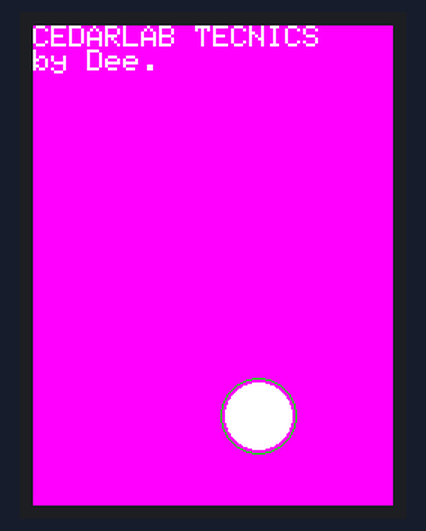
Simulated run of this sketch. Board: Arduino Uno, built with avr-gcc and run on an emulated ATmega328P. On the bench: 240×320 colour display.

Above: at 0.29 s.
At 1.05 s:
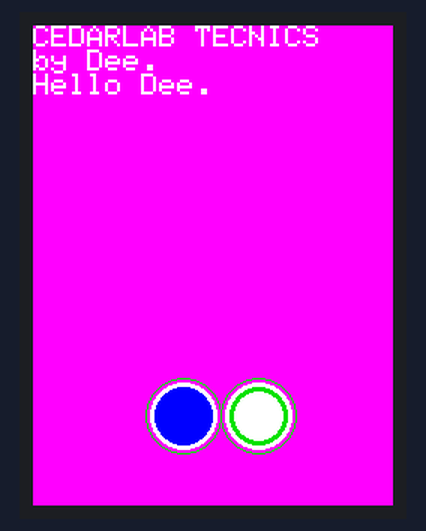
At 2.59 s:
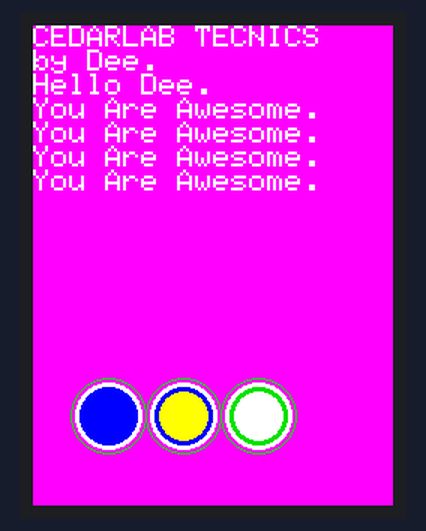
At 11.89 s:
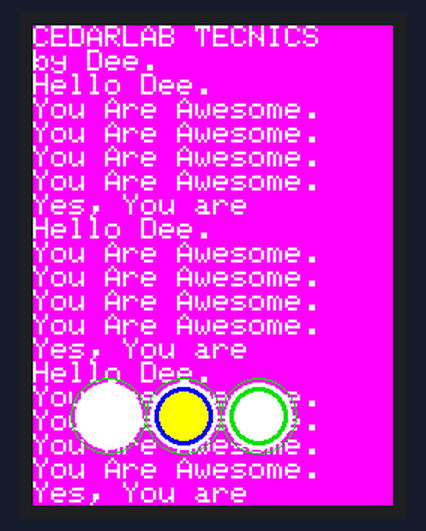
At 21.17 s:
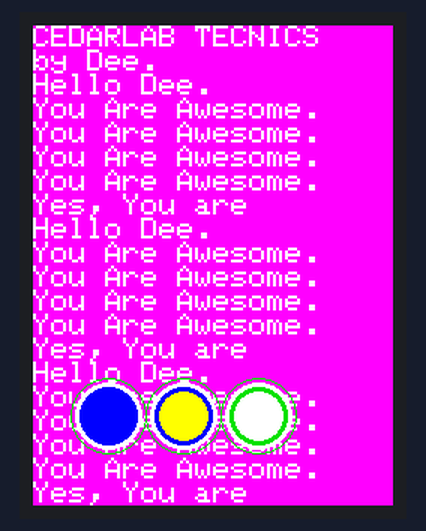
At 39.74 s:
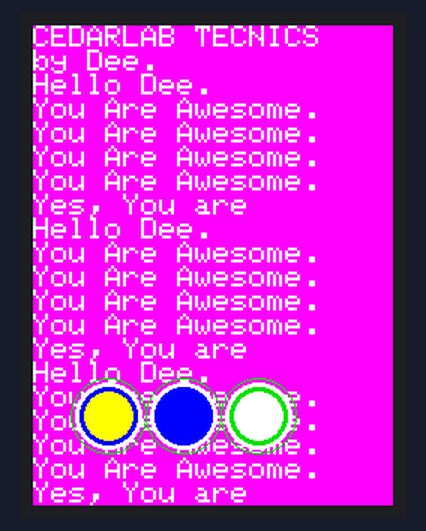

The sketch:

hello.ino
```cpp
#include <TouchScreen.h> //Allow touch recog
#include "Adafruit_TFTLCD.h"
#include "Adafruit_GFX.h" // Hardware-specific library
#include <MCUFRIEND_kbv.h>


//pins to control the screen
#define YP A1
#define YM 6
#define XM A2
#define XP 7

#define  WHITE   0x0000
#define YELLOW    0x001F
#define RED     0xF00
#define MAGENTA  0x07E0
#define CYAN    0x07FF
#define GREEN 0xF81F
#define BLUE  0xFFE0
#define BLACK   0xFFFF

// work in line numbers.  Font height in ht
int16_t ht = 16, top = 3, line, lines = 15, scroll;

//instance of the library
MCUFRIEND_kbv tft;

int i;
  void circle(){
  tft.drawCircle(150,260,25,RED);
tft.fillCircle(150,260,22,BLACK);
delay(100);
tft.fillCircle(150,260,19,RED);
delay(100);
tft.fillCircle(150,260,16,BLACK);
  }

    void circle1(){
  tft.drawCircle(100,260,25,RED);
tft.fillCircle(100,260,22,BLACK);
delay(100);
tft.fillCircle(100,260,19,YELLOW);
delay(100);
tft.fillCircle(100,260,16,BLUE);
  }

      void circle2(){
  tft.drawCircle(50,260,25,RED);
tft.fillCircle(50,260,22,BLACK);
delay(100);
tft.fillCircle(50,260,19,YELLOW);
delay(100);
tft.fillCircle(50,260,16,BLUE);
  }

void setup() {
  // put your setup code here, to run once:
 tft.reset();
tft.begin();
uint16_t id = tft.readID();
tft.fillScreen(GREEN);
tft.setTextSize(2);
tft.setRotation(90);
tft.println("CEDARLAB TECNICS");
tft.println("by Dee.");
}

void loop() {
  // put your main code here, to run repeatedly:
for(i=1;i<4;i++)
{
  circle();
}
tft.println("Hello Dee.");
for(i=4; i<8;i++)
{
circle1();
tft.println("You Are Awesome.");
}
for(i=8;i<12;i++)
{
  circle2();
}
tft.println("Yes, You are");
}
```
